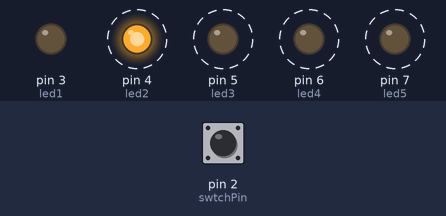
Recording of a sketch running on a simulated Arduino Uno, built with avr-gcc and run on an emulated ATmega328P. On the bench: output pins drawn as LEDs (lit = HIGH). Dashed ring = blinking. Inputs (shaded band) come from the test bench; at power-on: pin 2 (swtchPin) HIGH.

Above: at 2.8 s.
2.9 s: pin 2 (swtchPin) pulled LOW for 1.2 s
At 3.12 s:
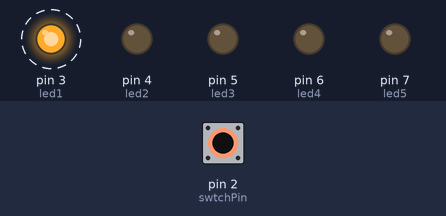
At 4.87 s:
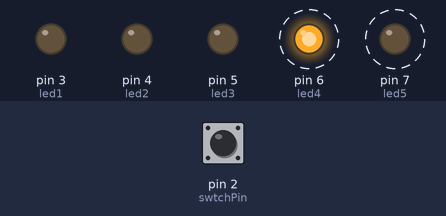
6.4 s: pin 2 (swtchPin) pulled LOW for 3.2 s
At 10.12 s:
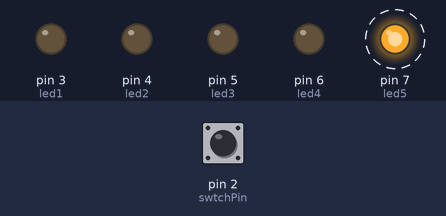
Timing chart, 0 to 17.1 s (numbered marks = the images above; inputs shaded):
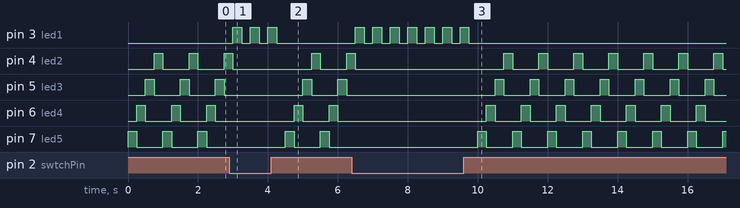

Measured:
- after the input at 2.9 s, pin 3 (led1): alternates HIGH for 0.25 s and LOW for 0.25 s, 6 changes in all, then stays LOW, starting after 0.10 s
- after the input at 6.4 s, pin 3 (led1): alternates HIGH for 0.25 s and LOW for 0.25 s, 14 changes in all, then stays LOW, starting after 0.10 s
- by itself, pin 4 (led2): repeats every 1.0 s: HIGH 0.25 s, LOW 0.75 s

The sketch:

SpaceShip_Interface.ino
```cpp
int switchState=0, swtchPin = 2, led1=3, led2=4, led3=5, led4=6, led5=7, dly=250;
void setup() {
  // put your setup code here, to run once:
pinMode(swtchPin, INPUT);
pinMode(led1, OUTPUT);
pinMode(led2, OUTPUT);
pinMode(led3, OUTPUT);
pinMode(led4, OUTPUT);
pinMode(led5, OUTPUT);
}

void loop() {
  // put your main code here, to run repeatedly:
switchState=digitalRead(swtchPin);
if(switchState == LOW) {
  digitalWrite(led1, HIGH);
  digitalWrite(led2, LOW);
  digitalWrite(led3, LOW);
  digitalWrite(led4, LOW);
  digitalWrite(led5, LOW);
  delay(dly);
  digitalWrite(led1, LOW);
  delay(dly);
}
else {
  digitalWrite(led1, LOW);
  digitalWrite(led2, LOW);
  digitalWrite(led3, LOW);
  digitalWrite(led4, LOW);
  digitalWrite(led5, HIGH);
  delay(dly);

  digitalWrite(led5, LOW);
  digitalWrite(led4, HIGH);
  delay(dly);

  digitalWrite(led4, LOW);
  digitalWrite(led3, HIGH);
  delay(dly);

  digitalWrite(led3, LOW);
  digitalWrite(led2, HIGH);
  delay(dly);
}


}
```
